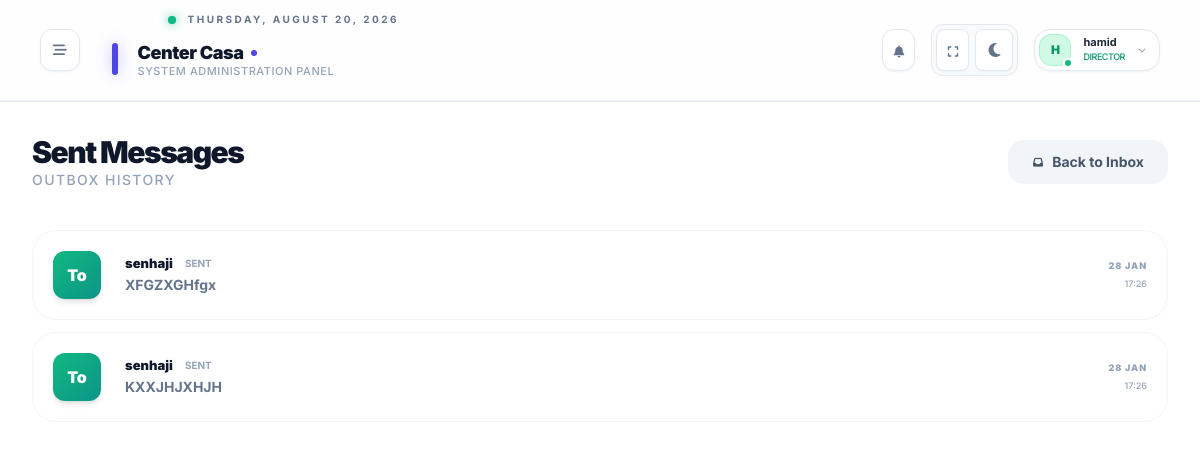
Screenshot of /communication/sent/ (signed in) with the database file from the repository.
### accounts/models.py (models this page shows, shortened)
class User(AbstractUser):
    ROLE_CHOICES = (
        ("owner", "Network Owner"),
        ("director", "Director"),
        ("vice_director", "Vice Director"),
        ("educator", "Educator"),
        ("parent", "Parent"),
    )
    username = None
    user_id = models.UUIDField(primary_key=True, default=uuid.uuid4, editable=False)
    email = models.EmailField(_("email address"), unique=True)
    full_name = models.CharField(max_length=255)
    phone_number = models.CharField(max_length=20, blank=True, null=True)
    profile_photo = models.ImageField(upload_to=user_directory_path, blank=True, null=True)
    role_type = models.CharField(max_length=20, choices=ROLE_CHOICES)
    is_active = models.BooleanField(default=True)
    created_at = models.DateTimeField(auto_now_add=True)
    groups = models.ManyToManyField(
        "auth.Group",
        related_name="core_user_set",
        blank=True,
        verbose_name="groups",
        help_text="The groups this user belongs to.",
    )
    user_permissions = models.ManyToManyField(
        "auth.Permission",
        related_name="core_user_set",
        blank=True,
        verbose_name="user permissions",
        help_text="Specific permissions for this user.",
    )
    USERNAME_FIELD = "email"
    REQUIRED_FIELDS = ["full_name", "phone_number"]
    objects = CustomUserManager()

class Director(models.Model):
    user = models.OneToOneField(
        User,
        on_delete=models.CASCADE,
        primary_key=True,
        related_name="director_profile",
    )
    qualification_cert = models.CharField(max_length=100, blank=True)
    hired_at = models.DateField(null=True, blank=True)
    organization = models.ForeignKey(
        "dashboard.Organization", on_delete=models.CASCADE, null=True, blank=True, related_name="directors"
    )

### dashboard/models.py (models this page shows, shortened)
class Center(models.Model):
    center_id = models.UUIDField(primary_key=True, default=uuid.uuid4, editable=False)
    organization = models.ForeignKey(
        Organization, on_delete=models.CASCADE, related_name="centers"
    )
    name = models.CharField(max_length=255)
    address = models.TextField()
    timezone = models.CharField(max_length=50, default="America/Moncton")
    director = models.OneToOneField(
        "accounts.Director",
        on_delete=models.SET_NULL,
        null=True,
        related_name="managed_center",
    )
    created_at = models.DateTimeField(auto_now_add=True)

### communication/models.py (models this page shows, shortened)
class Message(models.Model):
    message_id = models.UUIDField(primary_key=True, default=uuid.uuid4, editable=False)
    sender = models.ForeignKey(
        User,
        on_delete=models.CASCADE,
        related_name="sent_messages"
    )
    receiver = models.ForeignKey(
        User,
        on_delete=models.CASCADE,
        related_name="received_messages"
    )
    subject = models.CharField(max_length=255, blank=True)
    body = models.TextField()
    is_read = models.BooleanField(default=False)
    read_at = models.DateTimeField(null=True, blank=True)
    created_at = models.DateTimeField(auto_now_add=True)
    class Meta:
        ordering = ['-created_at']

### communication/views.py (the view)
# urls.py: path("sent/", views.sent_messages, name="sent_messages"),
@login_required
def sent_messages(request):
    messages = Message.objects.filter(sender=request.user).order_by("-created_at")
    return render(request, "sent.html", {"messages": messages})

### communication/context_processors.py (called while the page is built)
def unread_messages_count(request):
    if request.user.is_authenticated:
        count = Message.objects.filter(receiver=request.user, is_read=False).count()
        return {'unread_count': count}
    return {'unread_count': 0}

### dashboard/context_processors/theme_sidebar.py (called while the page is built)
def theme(request):
    return {'theme': request.COOKIES.get('theme', 'light')}

def sidebar(request):
    return {'sidebar_state': request.COOKIES.get('sidebar', 'closed')}

### communication/templates/sent.html (shortened to what this page needs)
{% extends "base.html" %}
{% block content %}
<div class="p-8 bg-white dark:bg-slate-950 min-h-screen">
    <div class="max-w-6xl mx-auto">
        <div class="flex items-center justify-between mb-10">
            <div>
                <h1 class="text-3xl font-black text-slate-900 dark:text-white tracking-tighter">Sent Messages</h1>
                <p class="text-slate-400 text-sm font-medium uppercase tracking-widest">Outbox History</p>
            </div>
            <a href="{% url 'communication:inbox' %}" class="bg-slate-100 dark:bg-slate-900 text-slate-600 dark:text-slate-300 px-6 py-3 rounded-2xl font-bold text-sm transition-all flex items-center gap-2 hover:bg-slate-200">
                <i class="fa-solid fa-inbox text-[10px]"></i> Back to Inbox
            </a>
        </div>
        <div class="space-y-3">
            {% for msg in messages %}
            <div class="group relative bg-white dark:bg-slate-900 border border-slate-100 dark:border-slate-800 p-5 rounded-[1.5rem] transition-all hover:scale-[1.01] flex items-center gap-6">
                <div class="w-12 h-12 rounded-xl bg-gradient-to-br from-emerald-500 to-teal-600 flex items-center justify-center text-white font-black shadow-md">
                    To
                </div>
                <div class="flex-1 min-w-0">
                    <div class="flex items-center gap-3">
                        <span class="text-[13px] font-black text-slate-900 dark:text-white">{{ msg.receiver.full_name }}</span>
                        <span class="text-[10px] font-bold text-slate-400 uppercase">Sent</span>
                    </div>
                    <h3 class="text-sm font-bold text-slate-500 dark:text-slate-400 truncate mt-0.5">{{ msg.subject }}</h3>
                </div>
                <div class="text-right flex flex-col items-end gap-1">
                    <span class="text-[9px] font-black text-slate-400 uppercase tracking-widest">{{ msg.created_at|date:"d M" }}</span>
                    <span class="text-[9px] font-medium text-slate-400">{{ msg.created_at|time:"H:i" }}</span>
                </div>
            </div>
            {% endfor %}
        </div>
    </div>
</div>
{% endblock %}

### accounts/templates/accounts/includes/header.html (shortened to what this page needs)
<header class="sticky top-0 z-40 w-full bg-white/80 dark:bg-slate-900/80 backdrop-blur-xl border-b border-slate-200 dark:border-slate-800/60">
    <div class="flex items-center justify-between px-6 md:px-10 py-3 border-b border-slate-100 dark:border-slate-800/40">
        <div class="flex items-center gap-6">
            <button onclick="toggleSidebar()"
            class="group relative p-2.5 rounded-xl border border-slate-200 dark:border-slate-800
                   bg-white dark:bg-slate-900/50 backdrop-blur-md
                   text-slate-500 dark:text-slate-400
                   hover:text-blue-600 dark:hover:text-blue-400
                   hover:border-blue-500/30 dark:hover:border-blue-400/30
                   hover:bg-blue-50/50 dark:hover:bg-blue-400/5
                   transition-all duration-300 shadow-sm hover:shadow-lg hover:shadow-blue-500/10">
        <div class="relative z-10 flex items-center justify-center">
            <i class="fa-solid fa-bars-staggered text-sm group-hover:rotate-180 transition-transform duration-500"></i>
        </div>
    </button>
    <div class="hidden md:flex flex-col relative group/container">
        <div class="flex ml-16 items-center gap-3 mb-1">
            <div class="relative flex h-2 w-2">
                <span class="relative inline-flex rounded-full h-2 w-2 bg-emerald-500 shadow-[0_0_10px_rgba(16,185,129,0.8)]"></span>
            </div>
            <span id="current-date" class="text-[10px] font-bold uppercase tracking-[0.25em] text-slate-500 dark:text-emerald-400/70 transition-colors duration-300">
                </span>
        </div>
        <div class="flex ml-2 items-center justify-between w-full group/header pr-6 py-2 rounded-xl transition-all duration-300 hover:bg-slate-50/50 dark:hover:bg-white/5">
            <div class="flex items-center">
                <div class="h-8 w-1.5 bg-indigo-600 rounded-full mr-5 group-hover/header:h-10 group-hover/header:bg-indigo-500 transition-all duration-500 shadow-[0_0_15px_rgba(79,70,229,0.4)]"></div>
                <div class="flex flex-col">
                    <h2 class="font-sofia text-lg font-black tracking-tight text-slate-900 dark:text-white flex items-center gap-2">
                        <span class="capitalize">
                            {% if user.role_type == 'director' %}
                                {{ user.director_profile.managed_center.name|default:"Overview" }}
                            {% else %}
                                Dashboard
                            {% endif %}
                        </span>
                        <span class="flex h-1.5 w-1.5 rounded-full bg-indigo-600 group-hover/header:scale-150 transition-transform duration-300"></span>
                    </h2>
                    <p class="text-[11px] font-medium text-slate-400 dark:text-slate-500 uppercase tracking-wider -mt-1">
                        System Administration Panel
                    </p>
                </div>
            </div>
        </div>
    </div>
        </div>
        <div class="flex items-center gap-4">
            <div x-data="notificationSystem()" x-init="init()" class="relative">
                <button @click="toggle()" class="relative p-2 rounded-xl bg-white dark:bg-slate-800 border border-slate-200 dark:border-slate-700 text-slate-500 hover:text-emerald-500 hover:border-emerald-500/30 transition-all shadow-sm group">
                    <i class="fa-solid fa-bell text-xs"></i>
                </button>
            </div>
            <div class="flex items-center gap-1.5 bg-slate-100/50 dark:bg-slate-900/50 p-1 rounded-xl border border-slate-200 dark:border-slate-800">
                <button onclick="toggleFullScreen()" class="p-2 rounded-lg bg-white dark:bg-slate-800 border border-slate-200 dark:border-slate-700 hover:text-emerald-500 transition-all active:scale-90 group shadow-sm">
                    <i id="fullscreen-icon" class="fa-solid fa-expand text-slate-500 text-xs"></i>
                </button>
                <button onclick="toggleTheme()" class="p-2 rounded-lg bg-white dark:bg-slate-800 border border-slate-200 dark:border-slate-700 hover:text-emerald-500 transition-all active:scale-90 group shadow-sm">
                    <i id="theme-icon" class="fa-solid fa-moon text-slate-500 text-xs"></i>
                </button>
            </div>
            <div class="relative">
                <button onclick="toggleUserMenu()" class="flex items-center gap-3 p-1 pr-3 rounded-2xl bg-white dark:bg-slate-800 border border-slate-200 dark:border-slate-700 hover:border-emerald-500/50 transition-all shadow-sm group">
                    <div class="relative">
                        {% if user.profile_photo %}
                        <img src="{{ user.profile_photo.url }}" class="w-8 h-8 rounded-xl bg-emerald-50 p-0.5 object-cover">
                        {% else %}
                        <div class="w-8 h-8 rounded-xl bg-emerald-100 dark:bg-emerald-900/50 flex items-center justify-center text-emerald-600 dark:text-emerald-400 font-black text-xs border border-emerald-200 dark:border-emerald-800">
                            {{ user.full_name|slice:":1"|upper }}
                        </div>
                        {% endif %}
                        <div class="absolute -bottom-0.5 -right-0.5 w-2.5 h-2.5 bg-emerald-500 border-2 border-white dark:border-slate-800 rounded-full"></div>
                    </div>
                    <div class="hidden sm:block text-left">
                        <p class="text-[11px] font-bold text-slate-800 dark:text-slate-100 leading-tight">{{ user.full_name|default:"User" }}</p>
                        <p class="text-[9px] text-emerald-600 dark:text-emerald-400 font-medium uppercase tracking-tighter">{{ user.get_role_type_display|default:"Role" }}</p>
                    </div>
                    <i class="fa-solid fa-chevron-down text-[8px] text-slate-400 group-hover:translate-y-0.5 transition-transform"></i>
                </button>
            </div>
        </div>
    </div>
</header>

### accounts/templates/base.html (style rules this page uses)
* { transition: all 0.25s cubic-bezier(0.4, 0, 0.2, 1); }

### rows the page displays
User: director_profile.managed_center.name "Center Casa", full_name "H", full_name "hamid", role_type "DIRECTOR"
Message: receiver.full_name "senhaji", subject "XFGZXGHfgx", created_at "28 JAN", created_at "17:26"
Message: receiver.full_name "senhaji", subject "KXXJHJXHJH", created_at "28 JAN", created_at "17:26"
